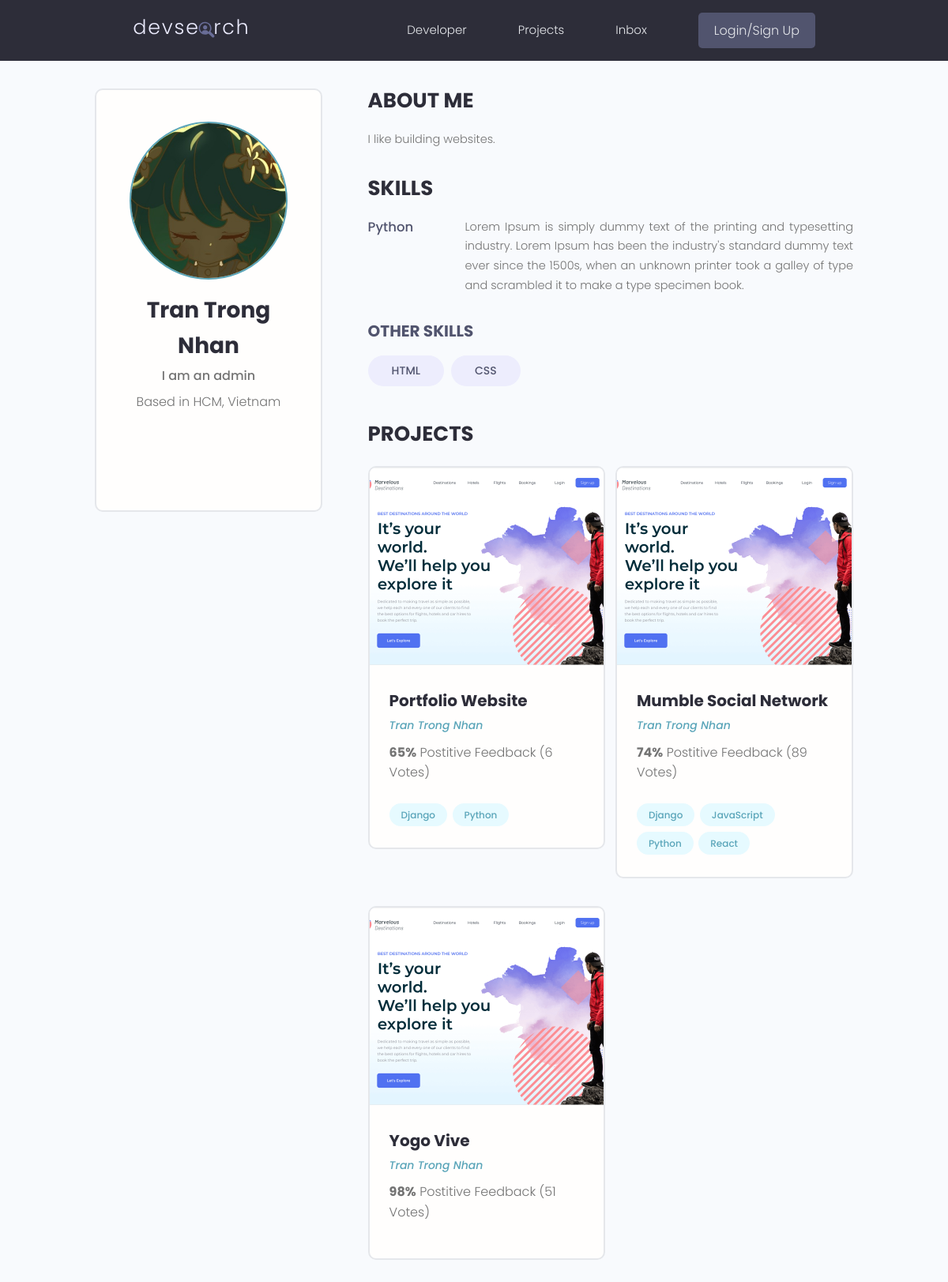
/profile/fc445754-db0c-4a7f-9c6b-e1786ed68664/, run on the app's committed database.
### users/models.py (models this page shows, shortened)
class Profile(models.Model):
    user = models.OneToOneField(User, on_delete=models.CASCADE, null=True, blank=True)
    name = models.CharField(max_length=200, blank=True, null=True)
    email = models.EmailField(max_length=500, blank=True, null=True)
    username = models.CharField(max_length=200, blank=True, null=True)
    location = models.CharField(max_length=200, blank=True, null=True)
    short_intro = models.CharField(max_length=200, blank=True, null=True)
    bio = models.TextField(blank=True, null=True)
    profile_image = models.ImageField(null=True, blank=True, upload_to='profiles/', default="profiles/user-default.png")
    social_github = models.CharField(max_length=200, blank=True, null=True)
    social_twitter = models.CharField(max_length=200, blank=True, null=True)
    social_linkedin = models.CharField(max_length=200, blank=True, null=True)
    social_youtube = models.CharField(max_length=200, blank=True, null=True)
    social_website = models.CharField(max_length=200, blank=True, null=True)
    created = models.DateTimeField(auto_now_add=True)
    id = models.UUIDField(default=uuid.uuid4, unique=True,
                          primary_key=True, editable=False)

class Skill(models.Model):
    owner = models.ForeignKey(Profile, on_delete=models.CASCADE, null=True, blank=True)
    name = models.CharField(max_length=200, blank=True, null=True)
    description = models.TextField(null=True, blank=True)
    created = models.DateTimeField(auto_now_add=True)
    id = models.UUIDField(default=uuid.uuid4, unique=True,
                          primary_key=True, editable=False)
    def __str__(self):
        return str(self.name)

### projects/models.py (models this page shows, shortened)
class Project(models.Model):
    owner = models.ForeignKey(Profile, null=True, blank=True, on_delete=models.SET_NULL)
    title = models.CharField(max_length=200)
    description = models.TextField(null=True, blank=True)
    featured_image = models.ImageField(null=True, blank=True, default="default.jpg")
    demo_link = models.CharField(max_length=2000, null=True, blank=True)
    source_link = models.CharField(max_length=2000, null=True, blank=True)
    tags = models.ManyToManyField('Tag', blank=True)
    vote_total = models.IntegerField(default=0, null=True, blank=True)
    vote_ratio = models.IntegerField(default=0, null=True, blank=True)
    created = models.DateTimeField(auto_now_add=True)
    id = models.UUIDField(default=uuid.uuid4, unique=True,
                          primary_key=True, editable=False)

class Tag(models.Model):
    name = models.CharField(max_length=200)
    created = models.DateTimeField(auto_now_add=True)
    id = models.UUIDField(default=uuid.uuid4, unique=True,
                          primary_key=True, editable=False)
    def __str__(self):
        return self.name

### users/views.py (the view)
# urls.py: path('profile/<str:pk>/', views.userProfile, name="user-profile"),
def userProfile(request, pk):
    profile = Profile.objects.get(id=pk)
    topSkills = profile.skill_set.exclude(description__exact="")
    otherSkills = profile.skill_set.filter(description="")
    context = {'profile':profile, 'topSkills':topSkills, 'otherSkills':otherSkills}
    return render(request, 'users/user-profile.html', context)

### users/templates/users/user-profile.html (shortened to what this page needs)
{% extends 'main.html' %}
{% block content %}
<main class="profile my-md">
    <div class="container">
      <div class="layout">
        <div class="column column--1of3">
          <div class="card text-center">
            <div class="card__body dev">
              <img class="avatar avatar--xl" src="{{ profile.profile_image.url }}" />
              <h2 class="dev__name">{{profile.name}}</h2>
              <p class="dev__title">{{profile.short_intro}}</p>
              <p class="dev__location">Based in {{profile.location}}</p>
              <ul class="dev__social">
              </ul>
            </div>
          </div>
        </div>
        <div class="column column--2of3">
          <div class="devInfo">
            <h3 class="devInfo__title">About Me</h3>
            <p class="devInfo__about">{{profile.bio}}</p>
          </div>
          <div class="devInfo">
            <h3 class="devInfo__title">Skills</h3>
            <div class="devInfo__skills">
              {% for skill in topSkills %}
              <div class="devSkill">
                <h4 class="devSkill__title">{{skill.name}}</h4>
                <p class="devSkill__info">{{skill.description}}</p>
              </div>
              {% endfor %}
              <h3 class="devInfo__subtitle">Other Skills</h3>
              <div class="devInfo__otherSkills">
                {% for skill in otherSkills %}
                <span class="tag tag--pill tag--sub tag--lg">
                  <small>{{skill}}</small>
                </span>
                {% endfor %}
              </div>
            </div>
          </div>
          <div class="devInfo">
            <h3 class="devInfo__title">Projects</h3>
            <div class="grid grid--two">
              {% for project in profile.project_set.all %}
              <div class="column">
                <div class="card project">
                  <a href="{% url 'project' project.id %}" class="project">
                    <img class="project__thumbnail" src="{{ project.featured_image.url }}" alt="project thumbnail" />
                    <div class="card__body">
                      <h3 class="project__title">{{project.title}}</h3>
                      <p><a class="project__author" href="{% url 'user-profile' project.owner.id %}">{{project.owner.name}}</a></p>
                      <p class="project--rating">
                        <span style="font-weight: bold;">{{project.vote_ratio}}%</span> Postitive
                        Feedback ({{project.vote_total}} Vote{{project.vote_total|pluralize:"s"}})
                      </p>
                      <div class="project__tags">
                        {% for tag in project.tags.all %}
                        <span class="tag tag--pill tag--main">
                          <small>{{tag}}</small>
                        </span>
                        {% endfor %}
                      </div>
                    </div>
                  </a>
                </div>
              </div>
              {% endfor %}
            </div>
          </div>
        </div>
      </div>
    </div>
  </main>
{% endblock content %}

### static/styles/app.css (style rules this page uses)
:root { --color-sub: #2d2d39; }
.card { border: 2px solid var(--color-light); }
img { width: 100%; }
.profile .card > .dev { padding: 4rem; }
.dev__name { color: var(--color-sub); font-size: 2.8rem; font-weight: 700; margin-top: 1rem; margin-bottom: 0.5rem; }
.dev__title { font-size: 1.6rem; font-weight: 500; line-height: 1.3; }
.dev__location { margin-top: 1rem; }
.dev__social { margin: 3rem 0; list-style: none; display: flex; justify-content: center; gap: 1.5rem; }
.devInfo { margin-bottom: 3rem; }
.devInfo__title, .devInfo__subtitle { font-size: 2.6rem; color: var(--color-sub); text-transform: uppercase; font-weight: 700; margin-bottom: 1.5rem; }
.devInfo__subtitle { font-size: 2rem; color: var(--color-sub-light); }
.devInfo__about, .devSkill__info { font-size: 1.45rem; line-height: 1.7; text-align: justify; }
.devSkill { margin-bottom: 3rem; }
.devSkill__title { font-size: 1.65rem; font-weight: 500; color: var(--color-sub-light); }
@media screen and (min-width: 700px) { .devSkill { display: flex; justify-content: space-between; gap: 3rem; } }
@media screen and (min-width: 700px) { .devSkill__info { flex-basis: 80%; } }
.project__author { font-size: 1.4rem; font-style: italic; }
.project--rating { margin-bottom: 1.6em; margin-top: .5em; }
.project__thumbnail { height: 25rem; object-fit: cover; object-position: top center; }
.project__title { font-size: 2rem; font-weight: 700; color: var(--color-sub); }

### static/uikit/styles/modules/_variables.css (style rules this page uses)
:root { --color-main: #5aa5b9; --color-main-light: #e6faff; --color-sub: #3f4156; --color-sub-light: #51546e; --color-sub-lighter: #ededfd; --color-text: #737373; --color-gray: #8b8b8b; --color-light: #e5e7eb; --color-light-gray: #767676; --color-bg: #f8fafd; --color-white: #fffefd; --color-white-light: #f3f3f3; --color-success: #359e64; --color-success-bg: #def8e8; --color-error: #fc4b0b; --color-error-bg: #fff2ee; --font-base: 'Poppins', arial, helvetica, 'Segoe UI', roboto, ubuntu, sans-serif; --font-monospace: 'Fira Code', 'Courier New', courier, monospace; --font-regular: 300; --font-medium: 500; --font-bold: 700; --generic-shadow: 1px 1px 5px #00000010; --generic-transition: all 0.3s ease-in-out; }

### static/uikit/styles/modules/_base.css (style rules this page uses)
* { margin: 0; padding: 0; box-sizing: border-box; text-rendering: optimizeLegibility; color: inherit; font-size: inherit; }
html { font-size: 50%; }
@media only screen and (min-width: 480px) { html { font-size: 56.25%; } }
@media only screen and (min-width: 1200px) { html { font-size: 62.5%; } }
body { line-height: 1.6; font-weight: 400; font-size: 1.5rem; color: var(--color-text); background-color: var(--color-bg); min-height: 100vh; }

### static/uikit/styles/modules/_typography.css (style rules this page uses)
* { font-family: var(--font-base); }
h2 { font-size: 3.6rem; font-weight: var(--font-bold); }
h3 { font-size: 3.2rem; font-weight: var(--font-medium); }
h4 { font-size: 2.8rem; font-weight: var(--font-medium); }
p, span, strong { font-size: 1.6rem; color: var(--color-text); font-weight: var(--font-regular); }
a { padding-bottom: 2px; text-decoration: none; display: inline-block; color: var(--color-main); font-weight: var(--font-medium); }

### static/uikit/styles/modules/_utilities.css (style rules this page uses)
.container { width: 92%; max-width: 165rem; margin: 0 auto; box-sizing: border-box; }
@media screen and (min-width: 1000px) { .container { width: 90%; } }
@media screen and (min-width: 1200px) { .container { width: 80%; } }
.text-center { text-align: center; }
.my-md { margin: 3rem auto; }

### static/uikit/styles/modules/_avatar.css (style rules this page uses)
.avatar { border-radius: 50%; border: 2px solid var(--color-main); object-fit: cover; }
.avatar--xl { height: 20rem; width: 20rem; }

### static/uikit/styles/modules/_card.css (style rules this page uses)
.card { border-radius: 1rem; background-color: var(--color-white); border: 1.5px solid var(--color-light); width: auto; height: auto; margin-top: 0.5rem; margin-bottom: 0.5rem; overflow: hidden; }
.card__body, .card__header { padding: 2rem 2.5rem; }

### static/uikit/styles/modules/_grid.css (style rules this page uses)
.grid { display: flex; flex-wrap: wrap; justify-content: flex-start; align-items: stretch; }
.grid > .column { min-width: 28rem; margin-bottom: 2.5rem; }
.grid--two > .column { flex-basis: 100%; }
@media screen and (min-width: 800px) { .grid--two { margin-right: -2%; } }
@media screen and (min-width: 800px) { .grid--two > .column { margin-right: 2%; } }
@media screen and (min-width: 800px) { .grid--two > .column { flex-basis: 48%; } }

### static/uikit/styles/modules/_layout.css (style rules this page uses)
.layout { display: flex; flex-flow: row wrap; justify-content: space-between; }
.layout > .column { margin-bottom: 3rem; }
.layout > .column.column--1of3 { flex-basis: 30%; }
.layout > .column.column--2of3 { flex-basis: 64%; }

### data on the page
Profile: profile_image (picture), name "Tran Trong Nhan", short_intro "I am an admin", location "HCM, Vietnam", bio "I like building websites."
Skill: name "Python", description "Lorem Ipsum is simply dummy text of the printing and typesetting industry. Lorem Ipsum has been the industry's standard dummy text ever since the 1500s, when an unknown printer took a galley of type and scrambled it to make a type specimen book."
Skill: name "HTML"
Skill: name "CSS"
Project: featured_image (picture), title "Portfolio Website", owner.name "Tran Trong Nhan", vote_ratio "65", vote_total "6"
Tag: name "Django"
Tag: name "Python"
Project: featured_image (picture), title "Mumble Social Network", owner.name "Tran Trong Nhan", vote_ratio "74", vote_total "89"
Tag: name "JavaScript"
Tag: name "React"
Project: featured_image (picture), title "Yogo Vive", owner.name "Tran Trong Nhan", vote_ratio "98", vote_total "51"
